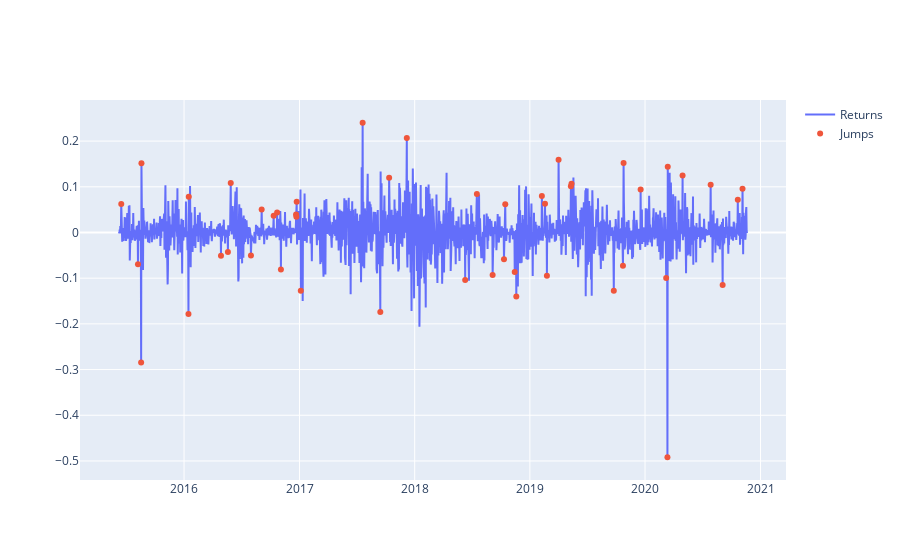

Notebook source saved alongside this figure:
### Markdown cell above
## Plot retrurns & jumps

### Code cell
fig = go.Figure()

# Add traces
fig.add_trace(go.Scatter(x= jumps_bitfinex.index, y=jumps_bitfinex['Returns'],
                    mode='lines',
                    name='Returns'))
fig.add_trace(go.Scatter(x= jumps_bitfinex.index, y= jumps_bitfinex['ReturnsWithJumps'],
                    mode='markers',
                    name='Jumps'))

fig.show()

### Figure 1 — Plotly figure (JSON) as saved in the notebook; plotly's stock layout.template omitted (floating-point values rounded to 4 significant figures; data arrays with more than 128 entries replaced by an {"elided": "..."} marker saying what was removed)
{"data": [{"mode": "lines", "name": "Returns", "type": "scatter", "x": {"elided": "1984 str values"}, "y": {"elided": "1984 float values"}}, {"mode": "markers", "name": "Jumps", "type": "scatter", "x": {"elided": "1984 str values"}, "y": {"elided": "1984 float values"}}], "layout": {}}
